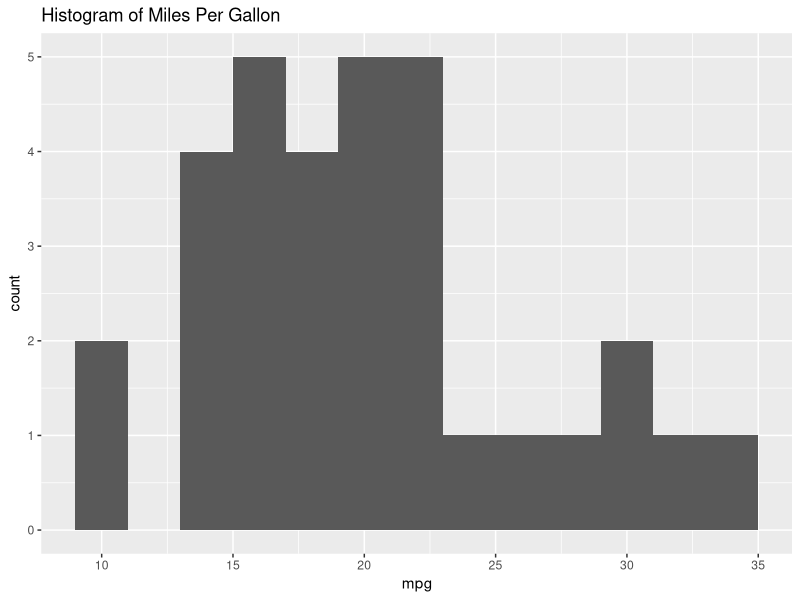

This figure's R source:
## ---- chunk 1

library(ggplot2)
ggplot(mtcars, aes(x = mpg)) +
  geom_histogram(binwidth = 2) +
  ggtitle("Histogram of Miles Per Gallon")

